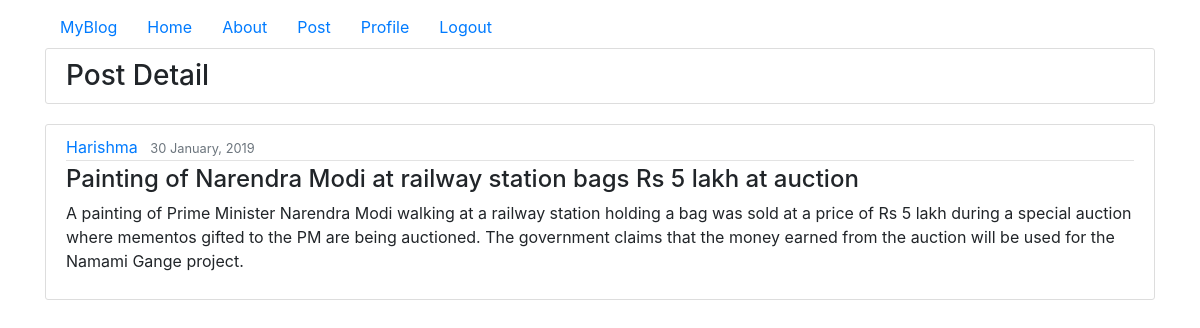
Page /post/13 (signed in) on the committed database.
### myblog/models.py (models this page shows, shortened)
class Post(models.Model):
    title = models.CharField(max_length=100)
    content = models.TextField()
    posted_date = models.DateTimeField(default=timezone.now)
    author = models.ForeignKey(User, on_delete=models.CASCADE)
    class Meta:
        ordering = ['-posted_date']

### myblog/views.py (the view)
# urls.py: path('post/<int:pk>', PostDetailView.as_view(), name='post-detail'),
class PostDetailView(LoginRequiredMixin, DetailView):
    model = Post

### myblog/templates/myblog/post_detail.html (shortened to what this page needs)
{% extends "myblog/base.html" %}
{% block content %}
<h3 class="content-section">Post Detail</h3>
<article class="media content-section">
    <div class="media-body">
        <div class="article-metadata ">
            <a class="mr-2" href="#">{{object.author.username}} </a>
            <small class="text-muted">{{object.posted_date |date:"d F, Y"}}</small>
        </div>
        <h4 class="article-content">{{object.title}}</h4>
        <p class="article-content"> {{object.content}}</p>
    </div>
</article>
{% endblock %}

### myblog/static/myblog/main.css (style rules this page uses)
body { background: #fafafa; color: #333333; margin-top: 5rem; }
h1, h2, h3, h4, h5, h6 { color: #444444; }
.content-section { background: #ffffff; padding: 10px 20px; border: 1px solid #dddddd; border-radius: 3px; margin-bottom: 20px; }
.article-content { white-space: pre-line; }
.article-metadata { padding-bottom: 1px; margin-bottom: 4px; border-bottom: 1px solid #e3e3e3 }

### rows in the picture
Post: author.username "Harishma", posted_date "30 January, 2019", title "Painting of Narendra Modi at railway station bags Rs 5 lakh at auction", content "A painting of Prime Minister Narendra Modi walking at a railway station holding a bag was sold at a price of Rs 5 lakh during a special auction where mementos gifted to the PM are being auctioned. The government claims that the money earned from the auction will be used for the Namami Gange project."
